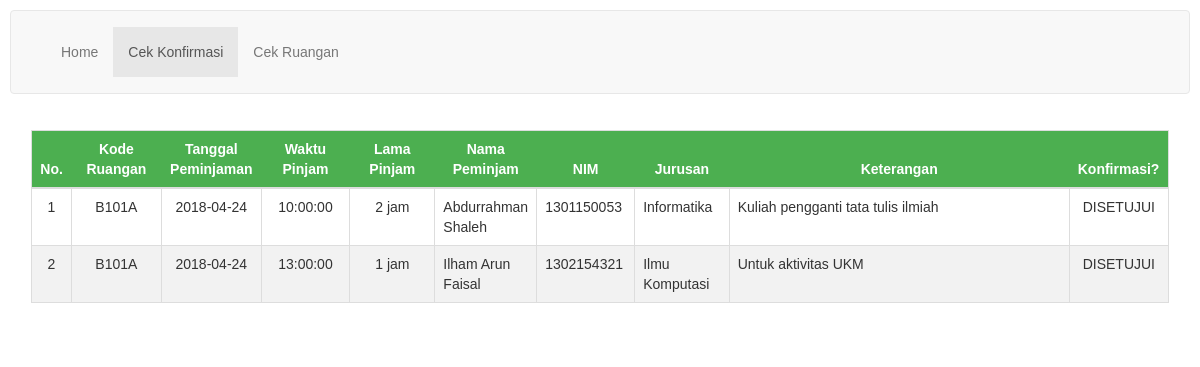
Screenshot of /proses.php with the database file from the repository.
### tables this page shows
CREATE TABLE `pinjam` (
  `id` int(11) NOT NULL,
  `kode_ruangan` varchar(10) NOT NULL,
  `tanggal` date NOT NULL,
  `jam` time NOT NULL,
  `lama_pinjam` int(11) NOT NULL,
  `atas_nama` varchar(50) NOT NULL,
  `nim` varchar(10) NOT NULL,
  `jurusan` varchar(20) NOT NULL,
  `keterangan` varchar(200) NOT NULL,
  `waktu_input` timestamp NOT NULL DEFAULT CURRENT_TIMESTAMP ON UPDATE CURRENT_TIMESTAMP
);

CREATE TABLE `konfirm` (
  `id` int(11) NOT NULL,
  `konfirmasi` varchar(10) NOT NULL
);

### proses.php (the view, shortened to what this page needs)
<!DOCTYPE html>
<?php include "config.php"; ?>
<html>
<head>
	<link rel="stylesheet" href="https://maxcdn.bootstrapcdn.com/bootstrap/3.3.7/css/bootstrap.min.css">
	<link rel="stylesheet"  href="style.css">
</head>
<?php
	$i = 1;
	$query = mysqli_query($conn, "SELECT * FROM pinjam INNER JOIN konfirm ON pinjam.id = konfirm.id;");
?>
<body>
	<div>
		<nav id="mainNav" class="navbar navbar-default">
        	<div class="container">
            	<div class="collapse navbar-collapse" id="bs-example-navbar-collapse-1">
                	<ul class="nav navbar-nav">
                    		<li><a href="index.php">Home</a></li>
                    		<li class="active"><a href="proses.php">Cek Konfirmasi</a></li>
                    		<li><a href="booked.php">Cek Ruangan</a></li>
                	</ul>
            	</div>
        	</div>
   		</nav>
	</div>
	<div class="container">
		<table class="table"  >
			<thead>
				<tr>
					<th style="width: 40px; text-align: center;">No.</th>
					<th style="width: 100px; text-align: center;">Kode Ruangan</th>
					<th style="width: 100px; text-align: center;">Tanggal Peminjaman</th>
					<th style="width: 100px; text-align: center;">Waktu Pinjam</th>
					<th style="width: 100px; text-align: center;">Lama Pinjam</th>
					<th style="width: 100px; text-align: center;">Nama Peminjam</th>
					<th style="width: 100px; text-align: center;">NIM</th>
					<th style="width: 100px; text-align: center;">Jurusan</th>
					<th style="width: 500px; text-align: center;">Keterangan</th>
					<th style="width: 100px; text-align: center;">Konfirmasi?</th>
				</tr>
			</thead>
			<tbody>
				<?php while ($key = mysqli_fetch_array($query)){?>
				<tr>
					<td style="text-align: center;"><?php echo $i; ?></td>
					<td style="text-align: center;"><?php echo $key['kode_ruangan']; ?></td>
					<td style="text-align: center;"><?php echo $key['tanggal']; ?></td>
					<td style="text-align: center;"><?php echo $key['jam']; ?></td>
					<td style="text-align: center;"><?php echo $key['lama_pinjam']; ?> jam</td>
					<td><?php echo $key['atas_nama']; ?></td>
					<td><?php echo $key['nim']; ?></td>
					<td><?php echo $key['jurusan']; ?></td>
					<td><?php echo $key['keterangan']; ?></td>
					<td style="text-align: center;"><?php echo $key['konfirmasi']; ?></td>
				</tr>
				<?php $i++; }; ?>
			</tbody>
		</table>
	</div>
</body>
</html>

### style.css (style rules this page uses)
* { box-sizing: border-box; }
body { font-family: Arial, Helvetica, sans-serif; margin: 10px; line-height: 1.6; }
* { box-sizing: border-box }
.container { padding: 16px; }
.table { font-family: "Trebuchet MS", Arial, Helvetica, sans-serif; border-collapse: collapse; width: 100%; }
.table td, .table thead { border: 1px solid #ddd; padding: 8px; }
.table tr:nth-child(even) { background-color: #f2f2f2; }
.table th { padding-top: 12px; padding-bottom: 12px; text-align: left; background-color: #4CAF50; color: white; }

### rows the page displays
pinjam: kode_ruangan "B101A", tanggal "2018-04-24", jam "10:00:00", lama_pinjam "2", atas_nama "Abdurrahman Shaleh", nim "1301150053", jurusan "Informatika", keterangan "Kuliah pengganti tata tulis ilmiah", konfirm.konfirmasi "DISETUJUI"
pinjam: kode_ruangan "B101A", tanggal "2018-04-24", jam "13:00:00", lama_pinjam "1", atas_nama "Ilham Arun Faisal", nim "1302154321", jurusan "Ilmu Komputasi", keterangan "Untuk aktivitas UKM", konfirm.konfirmasi "DISETUJUI"
